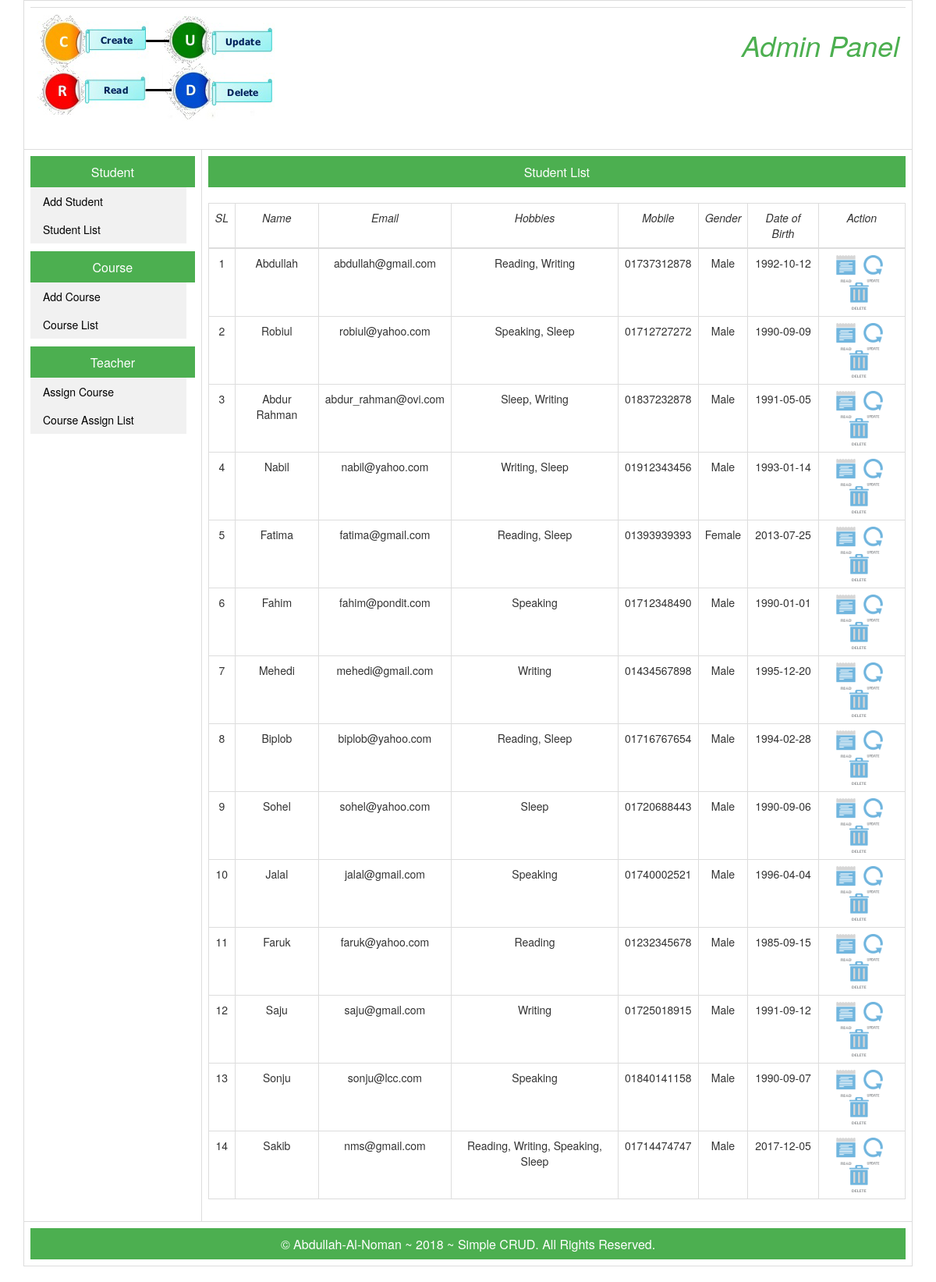
Screenshot of /admin/index.php?&s=3 with the database file from the repository.
### tables this page shows
CREATE TABLE `students` (
  `student_id` int(11) NOT NULL,
  `student_name` varchar(99) NOT NULL,
  `student_email` varchar(99) NOT NULL,
  `student_mobile` varchar(11) NOT NULL,
  `student_password` varchar(99) NOT NULL,
  `student_address` varchar(99) NOT NULL,
  `student_gender` varchar(6) NOT NULL,
  `student_hobbies` varchar(99) NOT NULL,
  `student_image` varchar(99) NOT NULL,
  `student_date_of_birth` date NOT NULL,
  `student_add_date` timestamp NOT NULL DEFAULT CURRENT_TIMESTAMP,
  `student_modified_date` datetime NOT NULL DEFAULT CURRENT_TIMESTAMP,
  `student_status` int(1) NOT NULL
);

### admin/student-list.php (the view)
<?php
include("config.php");
$query = "SELECT * FROM `students` WHERE student_status ='1'";
$stmt = $connection->query($query);
$results = $stmt->fetchAll(PDO::FETCH_ASSOC);
?>
<div align="center" class="headline">Student List</div>
<br>
<table class="table table-bordered">
        <thead>
            <tr align="center">
                <td><i>SL</i></td>
                <td><i>Name</i></td>
                <td><i>Email</i></td>
                <td><i>Hobbies</i></td>
                <td><i>Mobile</i></td>
                <td><i>Gender</i></td>
                <td><i>Date of Birth</i></td>
                <td><i>Action</i></td>
            </tr>
        </thead>
        <tbody>
        <?php
        $sl = 1;
        foreach ($results as $user){
        ?>
            <tr align="center" valign="middle">
                <td><?php echo $sl++?></td>
                <td><?php echo $user['student_name'] ?></td>
                <td><?php echo $user['student_email'] ?></td>
                <td><?php echo $user['student_hobbies'] ?></td>
                <td><?php echo $user['student_mobile'] ?></td>
                <td><?php echo $user['student_gender'] ?></td>
                <td><?php echo $user['student_date_of_birth'] ?></td>
<td>
<a href="index.php?id=<?php echo $user['student_id'] ?>&s=5">
<img src="../images/read-icon.png" alt="View" width="25px" height="35px" title="View">
</a>
<a href="index.php?id=<?php echo $user['student_id'] ?>&s=4">
<img src="../images/update-icon.png" alt="Update" width="25px" height="35px" title="Update">
</a>
<a href="student-delete.php?id=<?php echo $user['student_id'] ?>" onclick="student_alert()">
<img src="../images/delete-icon.png" alt="Delete" width="25px" height="35px" title="Delete">
</a>
</td>
        </tr>
        <?php }?>
        </tbody>
    </table>

### css/style.css (style rules this page uses)
.headline { font-size: 16px; padding: 10px 0 10px 0; height: 40px; background-color: #4CAF50; color: white; }
img { margin-right: 6px; }

### rows the page displays
students: student_name "Abdullah", student_email "abdullah@gmail.com", student_hobbies "Reading, Writing", student_mobile "01737312878", student_gender "Male", student_date_of_birth "1992-10-12"
students: student_name "Robiul", student_email "robiul@yahoo.com", student_hobbies "Speaking, Sleep", student_mobile "01712727272", student_gender "Male", student_date_of_birth "1990-09-09"
students: student_name "Abdur Rahman", student_email "abdur_rahman@ovi.com", student_hobbies "Sleep, Writing", student_mobile "01837232878", student_gender "Male", student_date_of_birth "1991-05-05"
students: student_name "Nabil", student_email "nabil@yahoo.com", student_hobbies "Writing, Sleep", student_mobile "01912343456", student_gender "Male", student_date_of_birth "1993-01-14"
students: student_name "Fatima", student_email "fatima@gmail.com", student_hobbies "Reading, Sleep", student_mobile "01393939393", student_gender "Female", student_date_of_birth "2013-07-25"
students: student_name "Fahim", student_email "fahim@pondit.com", student_hobbies "Speaking", student_mobile "01712348490", student_gender "Male", student_date_of_birth "1990-01-01"
students: student_name "Mehedi", student_email "mehedi@gmail.com", student_hobbies "Writing", student_mobile "01434567898", student_gender "Male", student_date_of_birth "1995-12-20"
students: student_name "Biplob", student_email "biplob@yahoo.com", student_hobbies "Reading, Sleep", student_mobile "01716767654", student_gender "Male", student_date_of_birth "1994-02-28"
students: student_name "Sohel", student_email "sohel@yahoo.com", student_hobbies "Sleep", student_mobile "01720688443", student_gender "Male", student_date_of_birth "1990-09-06"
students: student_name "Jalal", student_email "jalal@gmail.com", student_hobbies "Speaking", student_mobile "01740002521", student_gender "Male", student_date_of_birth "1996-04-04"
students: student_name "Faruk", student_email "faruk@yahoo.com", student_hobbies "Reading", student_mobile "01232345678", student_gender "Male", student_date_of_birth "1985-09-15"
students: student_name "Saju", student_email "saju@gmail.com", student_hobbies "Writing", student_mobile "01725018915", student_gender "Male", student_date_of_birth "1991-09-12"
students: student_name "Sonju", student_email "sonju@lcc.com", student_hobbies "Speaking", student_mobile "01840141158", student_gender "Male", student_date_of_birth "1990-09-07"
students: student_name "Sakib", student_email "nms@gmail.com", student_hobbies "Reading, Writing, Speaking, Sleep", student_mobile "01714474747", student_gender "Male", student_date_of_birth "2017-12-05"
